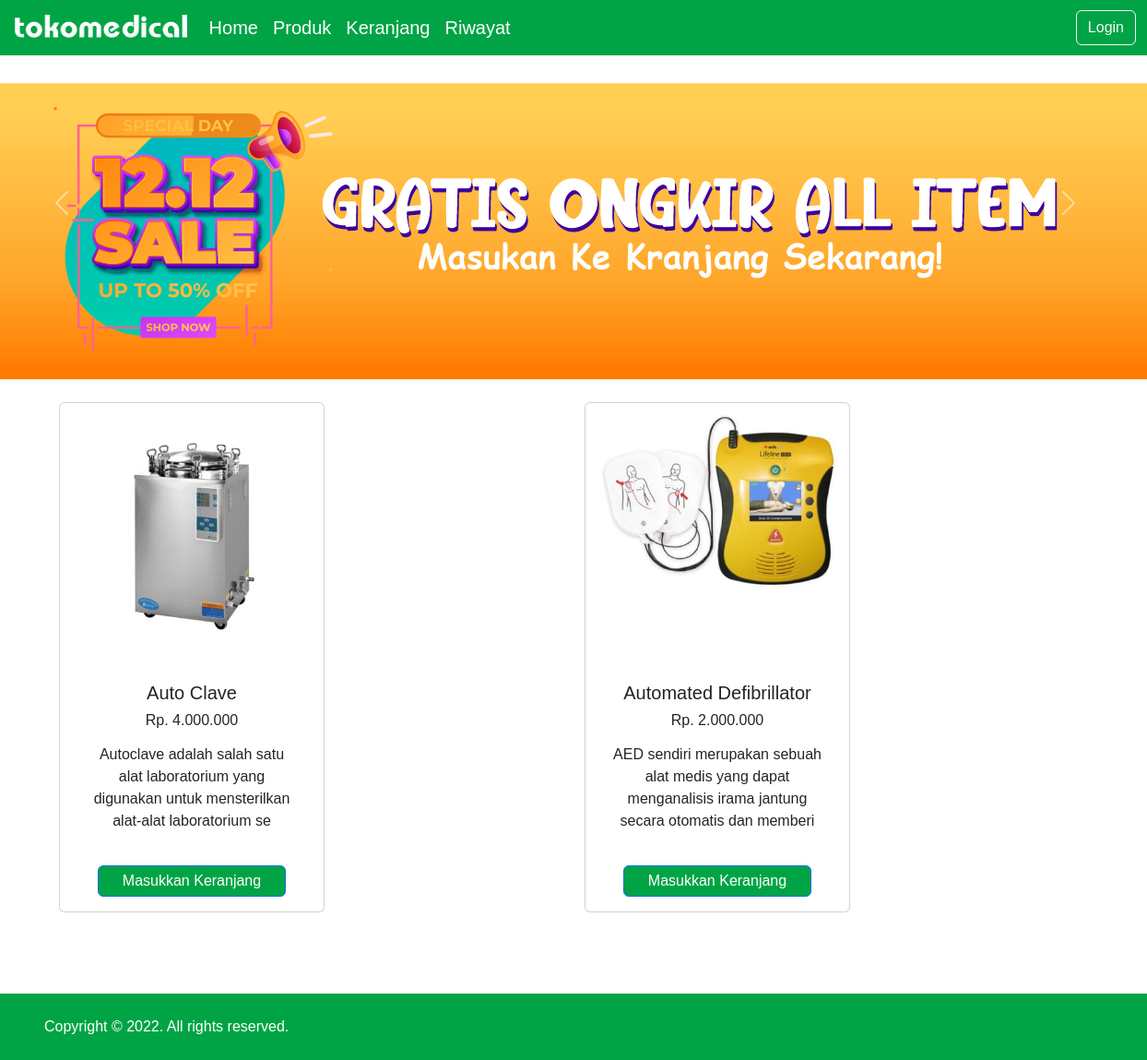
The app's page /, older data.
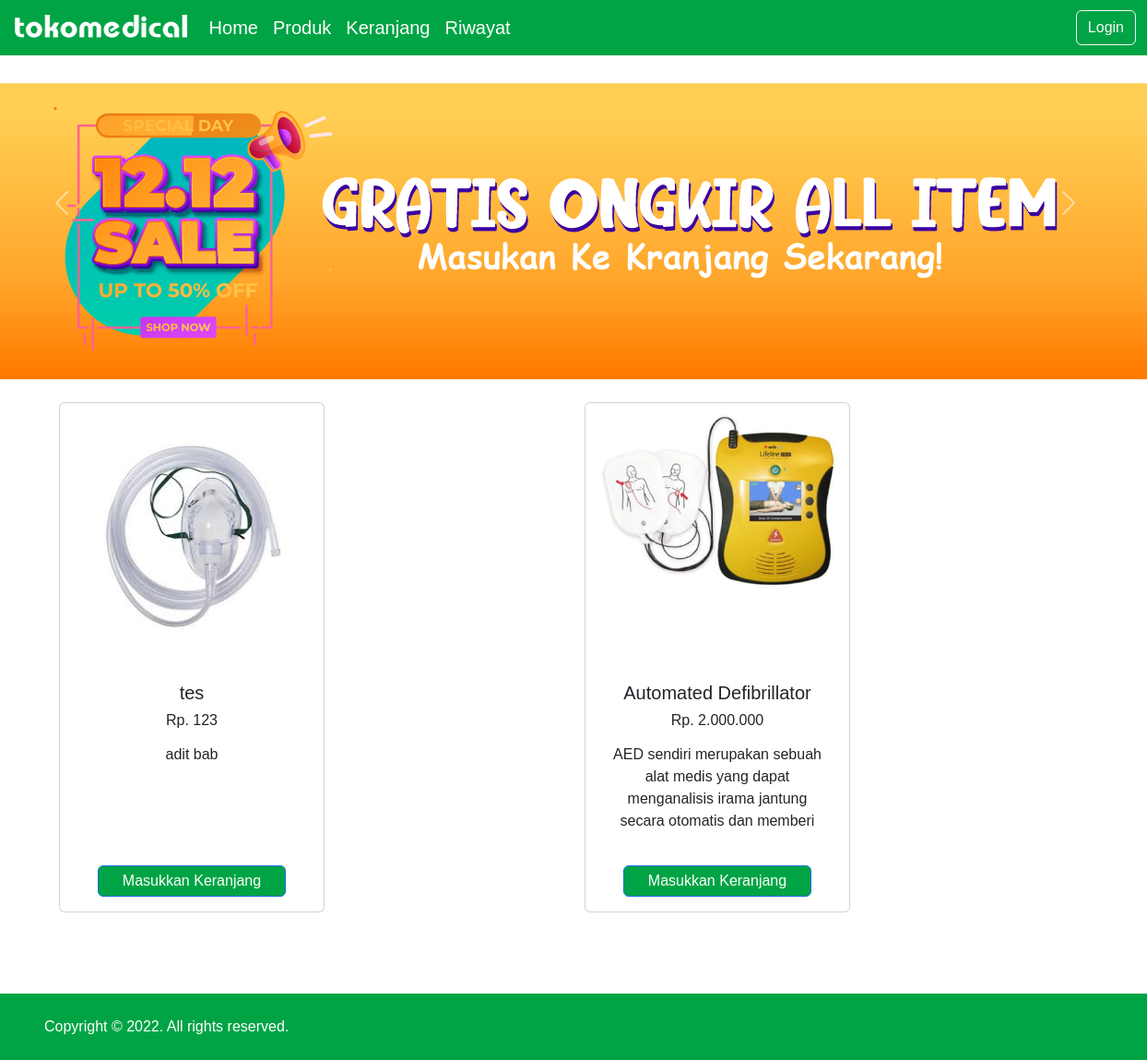
The same page, newer data.
### tables this page shows
CREATE TABLE `product` (
  `productid` int(11) NOT NULL,
  `name` varchar(200) NOT NULL,
  `price` int(10) NOT NULL,
  `foto` text NOT NULL,
  `penjelasan` varchar(105) NOT NULL
);

### index.php (the view, shortened to what this page needs)
<!doctype html>
<html lang="en">
<head>
  <link href="https://cdn.jsdelivr.net/npm/bootstrap@5.2.2/dist/css/bootstrap.min.css" rel="stylesheet">
  <link href="https://getbootstrap.com/docs/5.2/assets/css/docs.css" rel="stylesheet">
  <link rel="stylesheet" href="style/style.css">
</head>
<body>
  <nav class="navbar fixed-top navbar-expand-lg background-primary" style="height:60px;">
    <div class="container-fluid">
      <a class="navbar-brand" href="index.php" style="font-weight:bolder; color:#00A445;">
        <img src="asset/logo putih.png" alt="logo" style="height: 25px; margin-top: -7px; padding-left: 4px;"></a>
      <div class="collapse navbar-collapse" id="navbarSupportedContent" style="font-size:20px;">
        <ul class="navbar-nav me-auto mb-2 mb-lg-0">
          <li class="nav-item" style="color: #00A445;">
            <a class="nav-link active text-white" aria-current="page" href="index.php">Home</a>
          </li>
          <li class="nav-item">
            <a class="nav-link text-white " href="index.php#produk">Produk</a>
          </li>
          <li class="nav-item">
            <a class="nav-link text-white " href="keranjang.php">Keranjang</a>
          </li>
          <li class="nav-item">
            <a class="nav-link text-white " href="riwayat.php">Riwayat</a>
          </li>
        </ul>
        <a class="d-flex" href="login.php" style="text-decoration: none;">
          <button type="button" class="btn btn-outline-light">Login</button>
        </a>
      </div>
    </div>
  </nav>
  <div class="container d-flex justify-content-center align-item-center">
    <div id="carouselExampleInterval" class="carousel slide" data-bs-ride="carousel" style="height:200px; margin: 90px 50px 130px; margin-left: 32px; ">
      <div class="carousel-inner">
        <div class="carousel-item active" data-bs-interval="5000">
          <img src="asset/slide1.png" class="d-block w-90">
        </div>
      </div>
      <button class="carousel-control-prev" type="button" data-bs-target="#carouselExampleInterval" data-bs-slide="prev" style="padding-top:60px;">
        <span class="carousel-control-prev-icon" aria-hidden="true"></span>
      </button>
      <button class="carousel-control-next" type="button" data-bs-target="#carouselExampleInterval" data-bs-slide="next" style="padding-top:60px;">
        <span class="carousel-control-next-icon" aria-hidden="true"></span>
      </button>
    </div>
  </div>
  <div id="produk">
    <div class="p-3 m-0 border-0">
      <div class="container text-center">
        <div class="row">
          <?php
          include('koneksi.php');
          $sql   = "SELECT * FROM product";
          $query  = mysqli_query($connect, $sql);
          while ($data = mysqli_fetch_array($query)) {
          ?>
            <div class="col">
              <div class="card" style="width: 18rem;">
                <div class="m-2 p-1" style="height:270px;">
                  <img src="img/<?php echo $data['foto']; ?>" class="card-img-top">
                </div>
                <div class="card-body">
                  <h5 class="card-title"><?= $data['name']; ?></h5>
                  <h6 class="card-title">Rp. <?= number_format($data['price'], 0, "", ".") ?></h6>
                  <div class="container py-2" style="height:140px;">
                    <p class="card-text"><?= $data['penjelasan']; ?></p>
                  </div>
                  <a href=index_admin_edit.php>
                    <button type="button" class="btn btn-primary pt-1 pb-1" style="background-color: #00A445; width: 80%;">
                      Masukkan Keranjang
                    </button></a>
                </div>
              </div>
              <br>
            </div>
          <?php } ?>
        </div>
      </div>
    </div>
  </div>
  <div class="d-flex flex-column flex-md-row text-center text-md-start justify-content-between py-4 px-4 px-xl-5 mt-5 background-primary">
    <div class="text-white mb-3 mb-md-0">
      Copyright © 2022. All rights reserved.
    </div>
  </div>
</body>
</html>

Row changes from the older to the newer data that the page shows:
changed product: foto: a different picture; name "Auto Clave" → "tes"; price "4.000.000" → "123"; penjelasan "Autoclave adalah salah satu alat laboratorium yang digunakan untuk mensterilkan alat-alat laboratorium se" → "adit bab"
